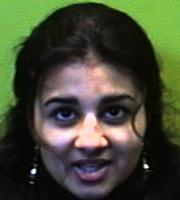
#> input picture Training/asamma/asamma.10.jpg, 180 x 200 px, found by its file name; its folder holds 3 pictures in this run
$ python pca.py
#> lines starting #> are read from the running program, lines starting #| are printed output that depends on the picture
############## FACE RECOGNITION USING PCA ##################
# ----------------------------------------------------------
# PCA - PRINCIPLE COMPONENT ANALYSIS
# aka KLT - Karhunen Loeve Transform and Hotelling Transform
############################################################
print("Importing Libraries...\n")
import os

from PIL import Image
import numpy as np
import cv2 as cv
import matplotlib.pyplot as plt


####### HELPERS ##########################################
def imgraysc(img_vec):
    """Scales Intensities to occupy entire range 0-255."""
    img_min = min(img_vec)
    img_max = max(img_vec)
    a = 255 / (img_max - img_min)
    b = -255 * img_min / (img_max - img_min)
    return a * img_vec + b


def imshow(title, img):
    print(":::::Displaying", title)
    img = np.array(img, np.uint8)
    cv.imshow(title, img)
    cv.waitKey(0)


####### PREPROCESSING #####################################
print("Extracting Images from Dataset...\n")
training_data = "/home/rohitth007/Documents/MOOCs/Computer Vision/Prof.Rajagopalan Labs/Face Recognition using PCA/Training"
training_images = [
    cv.imread(training_data + "/" + folder + "/" + img, cv.IMREAD_GRAYSCALE)
    for folder in os.listdir(training_data)
    for img in os.listdir(training_data + "/" + folder)
]
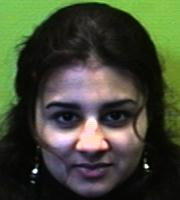
#> input picture Training/asamma/asamma.4.jpg, 180 x 200 px, found by its file name
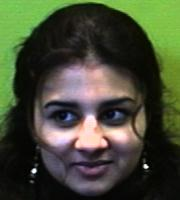
#> input picture Training/asamma/asamma.8.jpg, 180 x 200 px, found by its file name
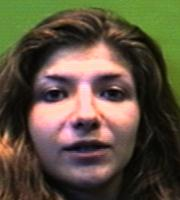
#> input picture Training/astefa/astefa.11.jpg, 180 x 200 px, found by its file name
#> training_images = 4 items

image_shape = cv.pyrDown(training_images[1]).shape
#> image_shape = (100, 90)
image_size = cv.pyrDown(training_images[1]).size
#> image_size = 9000
data_points = len(training_images)
#> data_points = 4

print("Creating Training ImageData matrix with Image Vectors as columns...")
print("Downsampling images by 2 on each axis...\n")
ImageData = np.zeros((image_size, data_points), np.int16)
for i, img in enumerate(training_images):
    img = cv.pyrDown(img)
    img_vec = img.reshape((image_size,))
    ImageData[:, i] = img_vec
#> this loop made 4 passes
#> pass 1, `img = cv.pyrDown(img)`:
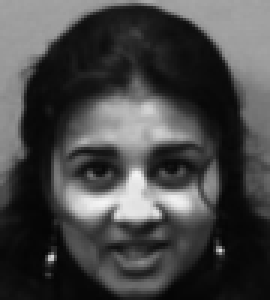
#> img: shape (100, 90) (shown 3 times larger); min 5, max 244, mean 70.9
#> pass 2, `img = cv.pyrDown(img)`:
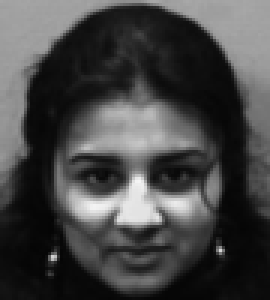
#> img: shape (100, 90) (shown 3 times larger); min 5, max 245, mean 69.7
#> pass 3, `img = cv.pyrDown(img)`:
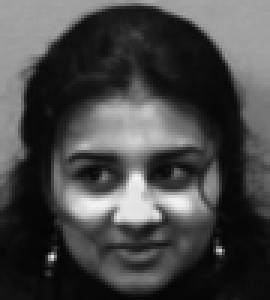
#> img: shape (100, 90) (shown 3 times larger); min 4, max 243, mean 71.3


####### DIMENSIONALITY REDUCTION #############################
print("Finding the Mean Image...")
mean_img_vec = ImageData.mean(axis=1)
#> mean_img_vec = 9000 values, max 232.2 at index 6152, min 6.75 at index 6830, mean 73.83
imshow("Average Human Face\n", mean_img_vec.reshape(image_shape))
#> in imshow, `img = np.array(img, np.uint8)`:
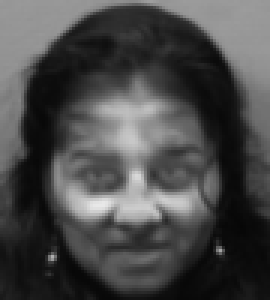
#> img: shape (100, 90) (shown 3 times larger); min 6, max 232, mean 73.5

print("Centering Images by subtracting Mean Image...")
CenteredImageData = np.zeros((image_size, data_points))
for i in range(data_points):
    CenteredImageData[:, i] = ImageData[:, i] - mean_img_vec

# Display Example
#> (the run stopped early here; a loop or call above may not have finished)
